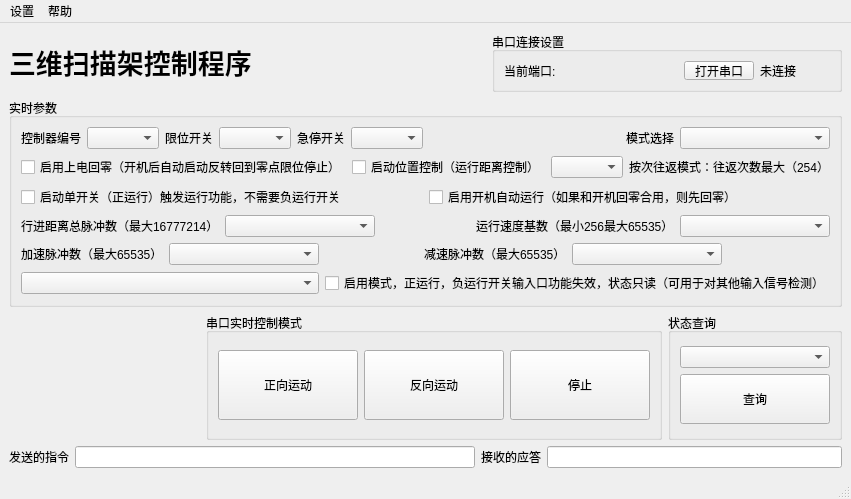
<?xml version="1.0" encoding="UTF-8"?>
<ui version="4.0">
 <class>MainWindow</class>
 <widget class="QMainWindow" name="MainWindow">
  <property name="geometry">
   <rect>
    <x>0</x>
    <y>0</y>
    <width>850</width>
    <height>499</height>
   </rect>
  </property>
  <property name="windowTitle">
   <string>MainWindow</string>
  </property>
  <widget class="QWidget" name="centralwidget">
   <layout class="QGridLayout" name="gridLayout_5">
    <item row="0" column="0">
     <layout class="QHBoxLayout" name="horizontalLayout_2">
      <item>
       <widget class="QLabel" name="Lab_Title">
        <property name="minimumSize">
         <size>
          <width>270</width>
          <height>30</height>
         </size>
        </property>
        <property name="maximumSize">
         <size>
          <width>16777215</width>
          <height>40</height>
         </size>
        </property>
        <property name="font">
         <font>
          <pointsize>20</pointsize>
          <weight>75</weight>
          <bold>true</bold>
         </font>
        </property>
        <property name="text">
         <string>三维扫描架控制程序</string>
        </property>
       </widget>
      </item>
      <item>
       <spacer name="horizontalSpacer">
        <property name="orientation">
         <enum>Qt::Horizontal</enum>
        </property>
        <property name="sizeHint" stdset="0">
         <size>
          <width>58</width>
          <height>60</height>
         </size>
        </property>
       </spacer>
      </item>
      <item>
       <widget class="QGroupBox" name="GB_ComSetting">
        <property name="minimumSize">
         <size>
          <width>350</width>
          <height>60</height>
         </size>
        </property>
        <property name="maximumSize">
         <size>
          <width>16777215</width>
          <height>60</height>
         </size>
        </property>
        <property name="title">
         <string>串口连接设置</string>
        </property>
        <layout class="QGridLayout" name="gridLayout">
         <item row="0" column="0">
          <layout class="QHBoxLayout" name="horizontalLayout">
           <item>
            <widget class="QLabel" name="Lab_CurCOM">
             <property name="minimumSize">
              <size>
               <width>70</width>
               <height>0</height>
              </size>
             </property>
             <property name="maximumSize">
              <size>
               <width>70</width>
               <height>16777215</height>
              </size>
             </property>
             <property name="text">
              <string>当前端口:</string>
             </property>
            </widget>
           </item>
           <item>
            <widget class="QLabel" name="Lab_COMName">
             <property name="minimumSize">
              <size>
               <width>0</width>
               <height>0</height>
              </size>
             </property>
             <property name="maximumSize">
              <size>
               <width>16777215</width>
               <height>16777215</height>
              </size>
             </property>
             <property name="font">
              <font>
               <weight>75</weight>
               <bold>true</bold>
              </font>
             </property>
             <property name="text">
              <string/>
             </property>
            </widget>
           </item>
           <item>
            <widget class="QPushButton" name="Btn_COM">
             <property name="minimumSize">
              <size>
               <width>70</width>
               <height>0</height>
              </size>
             </property>
             <property name="maximumSize">
              <size>
               <width>70</width>
               <height>16777215</height>
              </size>
             </property>
             <property name="text">
              <string>打开串口</string>
             </property>
            </widget>
           </item>
           <item>
            <widget class="QLabel" name="Lab_LinkState">
             <property name="minimumSize">
              <size>
               <width>60</width>
               <height>0</height>
              </size>
             </property>
             <property name="maximumSize">
              <size>
               <width>70</width>
               <height>16777215</height>
              </size>
             </property>
             <property name="text">
              <string>未连接</string>
             </property>
            </widget>
           </item>
          </layout>
         </item>
        </layout>
       </widget>
      </item>
     </layout>
    </item>
    <item row="1" column="0">
     <widget class="QGroupBox" name="GB_RealTimeParam">
      <property name="minimumSize">
       <size>
        <width>0</width>
        <height>0</height>
       </size>
      </property>
      <property name="maximumSize">
       <size>
        <width>16777215</width>
        <height>16777215</height>
       </size>
      </property>
      <property name="title">
       <string>实时参数</string>
      </property>
      <layout class="QGridLayout" name="gridLayout_2">
       <item row="0" column="0">
        <layout class="QHBoxLayout" name="horizontalLayout_3">
         <item>
          <widget class="QLabel" name="Lab_ControllerNum">
           <property name="text">
            <string>控制器编号</string>
           </property>
          </widget>
         </item>
         <item>
          <widget class="QComboBox" name="CB_ControllerNum"/>
         </item>
         <item>
          <widget class="QLabel" name="Lab_LimitSW">
           <property name="text">
            <string>限位开关</string>
           </property>
          </widget>
         </item>
         <item>
          <widget class="QComboBox" name="CB_LimitSW"/>
         </item>
         <item>
          <widget class="QLabel" name="Lab_ScramSW">
           <property name="text">
            <string>急停开关</string>
           </property>
          </widget>
         </item>
         <item>
          <widget class="QComboBox" name="CB_ScramSW"/>
         </item>
         <item>
          <spacer name="horizontalSpacer_2">
           <property name="orientation">
            <enum>Qt::Horizontal</enum>
           </property>
           <property name="sizeHint" stdset="0">
            <size>
             <width>40</width>
             <height>20</height>
            </size>
           </property>
          </spacer>
         </item>
         <item>
          <widget class="QLabel" name="Lab_MotorPattern">
           <property name="text">
            <string>模式选择</string>
           </property>
          </widget>
         </item>
         <item>
          <widget class="QComboBox" name="CB_MotorPattern">
           <property name="minimumSize">
            <size>
             <width>150</width>
             <height>0</height>
            </size>
           </property>
           <property name="maximumSize">
            <size>
             <width>16777215</width>
             <height>16777215</height>
            </size>
           </property>
          </widget>
         </item>
        </layout>
       </item>
       <item row="1" column="0">
        <layout class="QHBoxLayout" name="horizontalLayout_4">
         <item>
          <widget class="QCheckBox" name="C_PowerOnZero">
           <property name="text">
            <string>启用上电回零（开机后自动启动反转回到零点限位停止）</string>
           </property>
          </widget>
         </item>
         <item>
          <widget class="QCheckBox" name="C_PosControl">
           <property name="text">
            <string>启动位置控制（运行距离控制）</string>
           </property>
          </widget>
         </item>
         <item>
          <widget class="QComboBox" name="CB_Model4Num"/>
         </item>
         <item>
          <widget class="QLabel" name="Lab_Model4Num">
           <property name="text">
            <string>按次往返模式：往返次数最大（254）</string>
           </property>
          </widget>
         </item>
        </layout>
       </item>
       <item row="2" column="0">
        <layout class="QHBoxLayout" name="horizontalLayout_5">
         <item>
          <widget class="QCheckBox" name="C_SingleSW">
           <property name="text">
            <string>启动单开关（正运行）触发运行功能，不需要负运行开关</string>
           </property>
          </widget>
         </item>
         <item>
          <widget class="QCheckBox" name="C_StartPowerOn">
           <property name="text">
            <string>启用开机自动运行（如果和开机回零合用，则先回零）</string>
           </property>
          </widget>
         </item>
        </layout>
       </item>
       <item row="3" column="0">
        <layout class="QHBoxLayout" name="horizontalLayout_6">
         <item>
          <widget class="QLabel" name="Lab_TravelDistanceNum">
           <property name="text">
            <string>行进距离总脉冲数（最大16777214）</string>
           </property>
          </widget>
         </item>
         <item>
          <widget class="QComboBox" name="CB_TravelDistanceNum">
           <property name="minimumSize">
            <size>
             <width>150</width>
             <height>0</height>
            </size>
           </property>
          </widget>
         </item>
         <item>
          <spacer name="horizontalSpacer_8">
           <property name="orientation">
            <enum>Qt::Horizontal</enum>
           </property>
           <property name="sizeHint" stdset="0">
            <size>
             <width>18</width>
             <height>20</height>
            </size>
           </property>
          </spacer>
         </item>
         <item>
          <widget class="QLabel" name="Lab_OperatingSpeedBase">
           <property name="text">
            <string>运行速度基数（最小256最大65535）</string>
           </property>
          </widget>
         </item>
         <item>
          <widget class="QComboBox" name="CB_OperatingSpeedBase">
           <property name="minimumSize">
            <size>
             <width>150</width>
             <height>0</height>
            </size>
           </property>
          </widget>
         </item>
        </layout>
       </item>
       <item row="4" column="0">
        <layout class="QHBoxLayout" name="horizontalLayout_7">
         <item>
          <widget class="QLabel" name="Lab_SpeedUpNum">
           <property name="text">
            <string>加速脉冲数（最大65535）</string>
           </property>
          </widget>
         </item>
         <item>
          <widget class="QComboBox" name="CB_SpeedUpNum">
           <property name="minimumSize">
            <size>
             <width>150</width>
             <height>0</height>
            </size>
           </property>
          </widget>
         </item>
         <item>
          <spacer name="horizontalSpacer_7">
           <property name="orientation">
            <enum>Qt::Horizontal</enum>
           </property>
           <property name="sizeHint" stdset="0">
            <size>
             <width>40</width>
             <height>20</height>
            </size>
           </property>
          </spacer>
         </item>
         <item>
          <widget class="QLabel" name="Lab_SlowDownNum">
           <property name="text">
            <string>减速脉冲数（最大65535）</string>
           </property>
          </widget>
         </item>
         <item>
          <widget class="QComboBox" name="CB_SlowDownNum">
           <property name="minimumSize">
            <size>
             <width>150</width>
             <height>0</height>
            </size>
           </property>
          </widget>
         </item>
         <item>
          <spacer name="horizontalSpacer_5">
           <property name="orientation">
            <enum>Qt::Horizontal</enum>
           </property>
           <property name="sizeHint" stdset="0">
            <size>
             <width>108</width>
             <height>20</height>
            </size>
           </property>
          </spacer>
         </item>
        </layout>
       </item>
       <item row="5" column="0">
        <layout class="QHBoxLayout" name="horizontalLayout_8">
         <item>
          <widget class="QComboBox" name="CB_OutputFrequency">
           <property name="minimumSize">
            <size>
             <width>200</width>
             <height>0</height>
            </size>
           </property>
          </widget>
         </item>
         <item>
          <widget class="QCheckBox" name="C_ReadOnly">
           <property name="text">
            <string>启用模式，正运行，负运行开关输入口功能失效，状态只读（可用于对其他输入信号检测）</string>
           </property>
          </widget>
         </item>
        </layout>
       </item>
      </layout>
     </widget>
    </item>
    <item row="2" column="0">
     <layout class="QHBoxLayout" name="horizontalLayout_10">
      <item>
       <spacer name="horizontalSpacer_9">
        <property name="orientation">
         <enum>Qt::Horizontal</enum>
        </property>
        <property name="sizeHint" stdset="0">
         <size>
          <width>78</width>
          <height>108</height>
         </size>
        </property>
       </spacer>
      </item>
      <item>
       <widget class="QGroupBox" name="GB_ComRTControllModel">
        <property name="minimumSize">
         <size>
          <width>0</width>
          <height>0</height>
         </size>
        </property>
        <property name="maximumSize">
         <size>
          <width>16777215</width>
          <height>16777215</height>
         </size>
        </property>
        <property name="title">
         <string>串口实时控制模式</string>
        </property>
        <layout class="QGridLayout" name="gridLayout_3">
         <item row="0" column="0">
          <layout class="QHBoxLayout" name="horizontalLayout_9">
           <item>
            <widget class="QPushButton" name="Btn_Forward">
             <property name="minimumSize">
              <size>
               <width>140</width>
               <height>70</height>
              </size>
             </property>
             <property name="maximumSize">
              <size>
               <width>16777215</width>
               <height>16777215</height>
              </size>
             </property>
             <property name="text">
              <string>正向运动</string>
             </property>
            </widget>
           </item>
           <item>
            <widget class="QPushButton" name="Btn_Reverse">
             <property name="minimumSize">
              <size>
               <width>140</width>
               <height>70</height>
              </size>
             </property>
             <property name="maximumSize">
              <size>
               <width>16777215</width>
               <height>16777215</height>
              </size>
             </property>
             <property name="text">
              <string>反向运动</string>
             </property>
            </widget>
           </item>
           <item>
            <widget class="QPushButton" name="Btn_Stop">
             <property name="minimumSize">
              <size>
               <width>140</width>
               <height>70</height>
              </size>
             </property>
             <property name="maximumSize">
              <size>
               <width>16777215</width>
               <height>16777215</height>
              </size>
             </property>
             <property name="text">
              <string>停止</string>
             </property>
            </widget>
           </item>
          </layout>
         </item>
        </layout>
       </widget>
      </item>
      <item>
       <widget class="QGroupBox" name="GB_StateQuery">
        <property name="minimumSize">
         <size>
          <width>0</width>
          <height>0</height>
         </size>
        </property>
        <property name="title">
         <string>状态查询</string>
        </property>
        <layout class="QGridLayout" name="gridLayout_4">
         <item row="0" column="0">
          <layout class="QVBoxLayout" name="verticalLayout_2">
           <item>
            <widget class="QComboBox" name="CB_State">
             <property name="minimumSize">
              <size>
               <width>150</width>
               <height>22</height>
              </size>
             </property>
            </widget>
           </item>
           <item>
            <widget class="QPushButton" name="Btn_Query">
             <property name="minimumSize">
              <size>
               <width>150</width>
               <height>50</height>
              </size>
             </property>
             <property name="maximumSize">
              <size>
               <width>16777215</width>
               <height>16777215</height>
              </size>
             </property>
             <property name="text">
              <string>查询</string>
             </property>
            </widget>
           </item>
          </layout>
         </item>
        </layout>
       </widget>
      </item>
     </layout>
    </item>
    <item row="3" column="0">
     <layout class="QHBoxLayout" name="horizontalLayout_11">
      <item>
       <widget class="QLabel" name="Lab_Send">
        <property name="minimumSize">
         <size>
          <width>0</width>
          <height>0</height>
         </size>
        </property>
        <property name="maximumSize">
         <size>
          <width>16777215</width>
          <height>16777215</height>
         </size>
        </property>
        <property name="text">
         <string>发送的指令</string>
        </property>
       </widget>
      </item>
      <item>
       <widget class="QLineEdit" name="LE_Send">
        <property name="minimumSize">
         <size>
          <width>400</width>
          <height>0</height>
         </size>
        </property>
       </widget>
      </item>
      <item>
       <widget class="QLabel" name="Lab_Receive">
        <property name="text">
         <string>接收的应答</string>
        </property>
       </widget>
      </item>
      <item>
       <widget class="QLineEdit" name="LE_Receive">
        <property name="minimumSize">
         <size>
          <width>150</width>
          <height>0</height>
         </size>
        </property>
       </widget>
      </item>
     </layout>
    </item>
   </layout>
  </widget>
  <widget class="QMenuBar" name="menubar">
   <property name="geometry">
    <rect>
     <x>0</x>
     <y>0</y>
     <width>850</width>
     <height>21</height>
    </rect>
   </property>
   <widget class="QMenu" name="menu">
    <property name="title">
     <string>设置</string>
    </property>
    <addaction name="QA_ComSettings"/>
   </widget>
   <widget class="QMenu" name="menu_2">
    <property name="title">
     <string>帮助</string>
    </property>
    <addaction name="QA_About"/>
   </widget>
   <addaction name="menu"/>
   <addaction name="menu_2"/>
  </widget>
  <widget class="QStatusBar" name="statusbar"/>
  <action name="QA_ComSettings">
   <property name="text">
    <string>串口设置</string>
   </property>
  </action>
  <action name="QA_About">
   <property name="text">
    <string>关于</string>
   </property>
  </action>
 </widget>
 <resources/>
 <connections/>
</ui>
